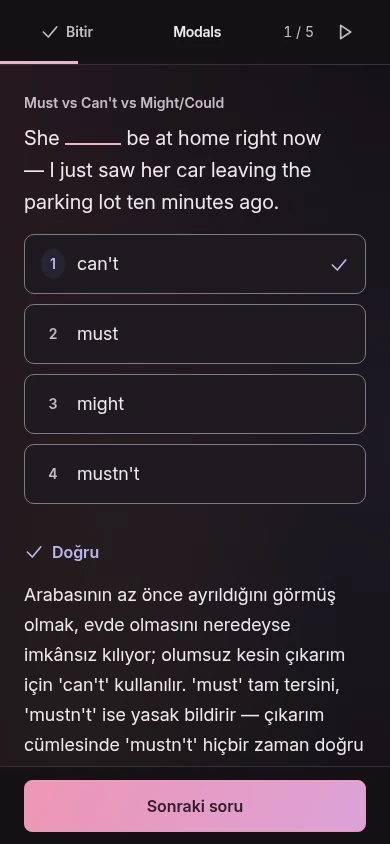
#> input picture about/assets/test-phone.webp, 390 x 844 px
$ python measure-screens.py ../../about/assets/test-phone.webp
#> lines starting #> are read from the running program, lines starting #| are printed output that depends on the picture
#!/usr/bin/env python3
"""Measure a screenshot the way docs/design/02-references.md measures one.

Not part of `npm run check` and not a dependency of anything: it needs
Pillow, it measures PNGs rather than the app, and CI has no browser to
produce the PNGs. It lives here so the numbers in 02-references.md can
be reproduced and so the next round measures the same things the same
way, rather than inventing a metric to fit a conclusion.

    python3 docs/design/measure-screens.py shot.png [more.png ...]

Crop to the screen itself first — inside the bezel, with no studio
backdrop, no hand and no host chrome. The first version of
02-references.md did not, and its main finding was an artefact of the
backdrop it left in the sample.

Columns, all defined in 02-references.md §2:

  neutral     OKLab chroma < 0.035
  structure   gradient to the next pixel right/down > 0.08 in CIE L*
  tonal       p95 - p5 of CIE L*
  conc        share of chromatic pixels in the busiest 32 of a 10x16 grid
  counter     share on the far side of L 0.5 from the screen's own ground
  ink         share more than 0.35 in OKLab L from the ground, at 390px
  event       share that departs from the ground at all: 0.25 in OKLab L
              away from it, or OKLab chroma >= 0.06. How much of the
              screen is doing something.
  hues        accent hue families present: OKLab chroma >= 0.08, binned
              at 30 degrees, families merged within +-45 degrees, each
              at least 0.5% of the screen. Printed as H<hue>:<area>.
"""

import math
import sys
from collections import Counter

from PIL import Image

C_NEUTRAL = 0.035   # OKLab chroma below this counts as neutral
G_EDGE = 0.08       # CIE L* step to the next pixel that counts as structure
INK_DELTA = 0.35    # OKLab L distance from the ground that counts as ink
EVENT_DELTA = 0.25  # OKLab L distance from the ground that counts as an event
EVENT_C = 0.06      # OKLab chroma that counts as an event on its own
HUE_C = 0.08        # OKLab chroma that counts as accent colour
HUE_FLOOR = 0.005   # smallest share that counts as a hue family


def _lin(c):
    return c / 12.92 if c <= 0.04045 else ((c + 0.055) / 1.055) ** 2.4


def oklab(px):
    r, g, b = (_lin(v / 255.0) for v in px)
    l = 0.4122214708 * r + 0.5363325363 * g + 0.0514459929 * b
    m = 0.2119034982 * r + 0.6806995451 * g + 0.1073969566 * b
    s = 0.0883024619 * r + 0.2817188376 * g + 0.6299787005 * b
    l_ = l ** (1 / 3) if l > 0 else 0.0
    m_ = m ** (1 / 3) if m > 0 else 0.0
    s_ = s ** (1 / 3) if s > 0 else 0.0
    return (
        0.2104542553 * l_ + 0.7936177850 * m_ - 0.0040720468 * s_,
        1.9779984951 * l_ - 2.4285922050 * m_ + 0.4505937099 * s_,
        0.0259040371 * l_ + 0.7827717662 * m_ - 0.8086757660 * s_,
    )


def lstar(px):
    r, g, b = (_lin(v / 255.0) for v in px)
    y = 0.2126 * r + 0.7152 * g + 0.0722 * b
    f = y ** (1 / 3) if y > 0.008856 else (7.787 * y + 16 / 116)
    return (116 * f - 16) / 100


def ground(pixels):
    """The screen's own surface: mean of its most common quantised colour."""
    key = Counter((r // 6, g // 6, b // 6) for r, g, b in pixels).most_common(1)[0][0]
    same = [q for q in pixels if (q[0] // 6, q[1] // 6, q[2] // 6) == key]
    return tuple(round(sum(c[i] for c in same) / len(same)) for i in range(3))


def _pixels(im):
    raw = im.tobytes()
    return [tuple(raw[i:i + 3]) for i in range(0, len(raw), 3)]


def measure(path, inset=0.0):
    im = Image.open(path).convert("RGB")
    if inset:
        dx, dy = round(im.width * inset), round(im.height * inset)
        im = im.crop((dx, dy, im.width - dx, im.height - dy))

    wide = im.resize((390, max(1, round(im.height * 390 / im.width))), Image.LANCZOS)
    wp = _pixels(wide)
    g_l = oklab(ground(wp))[0]
    if g_l >= 0.5:
        ink = sum(1 for q in wp if oklab(q)[0] < g_l - INK_DELTA) / len(wp)
    else:
        ink = sum(1 for q in wp if oklab(q)[0] > g_l + INK_DELTA) / len(wp)

    small = im.resize((200, max(1, round(im.height * 200 / im.width))), Image.LANCZOS)
    w, h = small.size
    p = _pixels(small)
    n = w * h
    ls = [lstar(q) for q in p]
    cs = [math.hypot(*oklab(q)[1:]) for q in p]

    neutral = sum(1 for c in cs if c < C_NEUTRAL) / n

    edges = 0
    for i in range(n):
        x, y = i % w, i // w
        gx = ls[i + 1] - ls[i] if x < w - 1 else 0.0
        gy = ls[i + w] - ls[i] if y < h - 1 else 0.0
        if math.hypot(gx, gy) > G_EDGE:
            edges += 1
    structure = edges / n

    ordered = sorted(ls)
    tonal = ordered[int(0.95 * (n - 1))] - ordered[int(0.05 * (n - 1))]

    cols, rows = 10, 16
    cell = [[0] * cols for _ in range(rows)]
    total = 0
    for i, c in enumerate(cs):
        if c >= C_NEUTRAL:
            x, y = i % w, i // w
            cell[min(rows - 1, y * rows // h)][min(cols - 1, x * cols // w)] += 1
            total += 1
    flat = sorted((cell[r][c] for r in range(rows) for c in range(cols)), reverse=True)
    conc = sum(flat[: max(1, round(rows * cols / 5))]) / total if total else 0.0

    labs = [oklab(q) for q in p]
    oks = [v[0] for v in labs]
    if g_l >= 0.5:
        counter = sum(1 for v in oks if v <= 0.45) / n
    else:
        counter = sum(1 for v in oks if v >= 0.60) / n

    event = sum(
        1 for (lv, a, b) in labs
        if abs(lv - g_l) >= EVENT_DELTA or math.hypot(a, b) >= EVENT_C
    ) / n

    bucket = Counter()
    for lv, a, b in labs:
        if math.hypot(a, b) >= HUE_C:
            bucket[int((math.degrees(math.atan2(b, a)) % 360) // 30) * 30] += 1
    families, taken = [], []
    for hue, count in sorted(bucket.items(), key=lambda kv: -kv[1]):
        if count / n < HUE_FLOOR:
            continue
        if any(abs(((hue - t + 180) % 360) - 180) <= 45 for t in taken):
            continue
        taken.append(hue)
        families.append((hue, count / n))

    return dict(
        ground=g_l, neutral=neutral, structure=structure, tonal=tonal,
        conc=conc, counter=counter, ink=ink, event=event, hues=families,
    )


def main(argv):
    inset = 0.0
    paths = []
    for a in argv:
        if a.startswith("--inset="):
            inset = float(a.split("=", 1)[1])
        else:
            paths.append(a)
    if not paths:
        print(__doc__)
        return 1
    print(f"{'screen':24s} {'ground':>6} {'neutral':>8} {'struct':>7} "
          f"{'tonal':>6} {'conc':>5} {'counter':>8} {'ink':>6} {'event':>7}  hues")
    for path in paths:
        m = measure(path, inset)
#> in measure, im is the input picture: PIL image 390x844 RGB; mean R, G, B 48.7, 39.7, 47.1
#> in measure, `wp = _pixels(wide)`: wp = 329160 items
#> in ground, `key = Counter((r // 6, g // 6, b // 6) for r, g, b in pixels).most_com..`: key = (5, 4, 5)
#> in ground, `same = [q for q in pixels if (q[0] // 6, q[1] // 6, q[2] // 6) == key]`: same = 117286 items
#> in oklab, `r, g, b = (_lin(v / 255.0) for v in px)`: r = 0.0137; g = 0.0103; b = 0.0144
#> in oklab, `l = 0.4122214708 * r + 0.5363325363 * g + 0.0514459929 * b`: l = 0.0119
#> in oklab, `m = 0.2119034982 * r + 0.6806995451 * g + 0.1073969566 * b`: m = 0.0115
#> in oklab, `s = 0.0883024619 * r + 0.2817188376 * g + 0.6299787005 * b`: s = 0.0132
#> in oklab, `l_ = l ** (1 / 3) if l > 0 else 0.0`: l_ = 0.229
#> in oklab, `m_ = m ** (1 / 3) if m > 0 else 0.0`: m_ = 0.226
#> in oklab, `s_ = s ** (1 / 3) if s > 0 else 0.0`: s_ = 0.236
#> in measure, `g_l = oklab(ground(wp))[0]`: g_l = 0.226
#> in measure, `ink = sum(1 for q in wp if oklab(q)[0] > g_l + INK_DELTA) / len(wp)`: ink = 0.103
#> in measure, `small = im.resize((200, max(1, round(im.height * 200 / im.width))), Im..`:
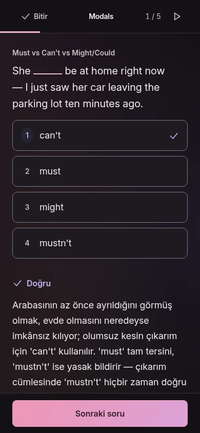
#> small: PIL image 200x433 RGB; mean R, G, B 48.7, 39.7, 47.1
#> in measure, `p = _pixels(small)`: p = 86600 items
#> in measure, `neutral = sum(1 for c in cs if c < C_NEUTRAL) / n`: neutral = 0.942
#> the loop in measure, `for i in range(n):` made 86600 passes
#> (gx, gy) on passes 1 to 12: (0, 0), (0, 0), (0, 0), (0, 0), (0, 0), (0, 0), (0, 0), (0, 0), (0, 0), (0, 0), (0, 0), (0, 0)
#> after the loop in measure, `for i in range(n):`: edges = 16197
#> in measure, `structure = edges / n`: structure = 0.187
#> in measure, `ordered = sorted(ls)`: ordered = 86600 items
#> in measure, `tonal = ordered[int(0.95 * (n - 1))] - ordered[int(0.05 * (n - 1))]`: tonal = 0.666
#> the loop in measure, `for i, c in enumerate(cs):` made 86600 passes
#> (x, y, total) on pass 3559: (158, 17, 1)
#> after the loop in measure, `for i, c in enumerate(cs):`: cell = 16 items, first 6: [0, 0, 0, 0, 0, 0, 0, 1, 0, 0], [41, 40, 1, 0, 1, 2, 0, 0, 0, 0], [2, 14, 51, 4, 2, 0, 1, 0, 1, 0], [0, 1, 0, 1, 1, 2, 1, 0, 0, 0], [0, 12, 0, 0, 0, 0, 0, 0, 7, 0], [0, 8, 0, 0, 0, 0, 0, 0, 9, 0]; total = 5066
#> in measure, `flat = sorted((cell[r][c] for r in range(rows) for c in range(cols)), ..`: flat = 160 values, max 420 at index 0, min 0 at index 51, mean 31.66
#> in measure, `conc = sum(flat[: max(1, round(rows * cols / 5))]) / total if total el..`: conc = 0.994
#> in measure, `labs = [oklab(q) for q in p]`: labs = 86600 items
#> in measure, `counter = sum(1 for v in oks if v >= 0.60) / n`: counter = 0.093
#> in measure, `event = sum( 1 for (lv, a, b) in labs if abs(lv - g_l) >= EVENT_DELTA ..`: event = 0.112
#> after the loop in measure, `for lv, a, b in labs:`: bucket = {330: 4439, 300: 13}
#> the loop in measure, `for hue, count in sorted(bucket.items(), key=lambda kv: -kv[1]):` made 2 passes
#> (hue, count) on passes 1 to 2: (330, 4439), (300, 13)
#> after the loop in measure, `for hue, count in sorted(bucket.items(), key=lambda kv: -kv[1]):`: families = [(330, 0.0513)]; taken = [330]
#> m = 9 items
        name = path.split("/")[-1]
        hues = ", ".join(f"H{h}:{s * 100:.1f}%" for h, s in m["hues"]) or "—"
        print(f"{name[:24]:24s} {m['ground']:6.2f} {m['neutral']*100:7.1f}% "
              f"{m['structure']*100:6.1f}% {m['tonal']:6.2f} {m['conc']*100:4.0f}% "
              f"{m['counter']*100:7.1f}% {m['ink']*100:5.1f}% {m['event']*100:6.1f}%  {hues}")
#| test-phone.webp            0.23    94.2%   18.7%   0.67   99%     9.3%  10.3%   11.2%  H330:5.1%
    return 0


if __name__ == "__main__":
    sys.exit(main(sys.argv[1:]))
#> (the program exits here)
